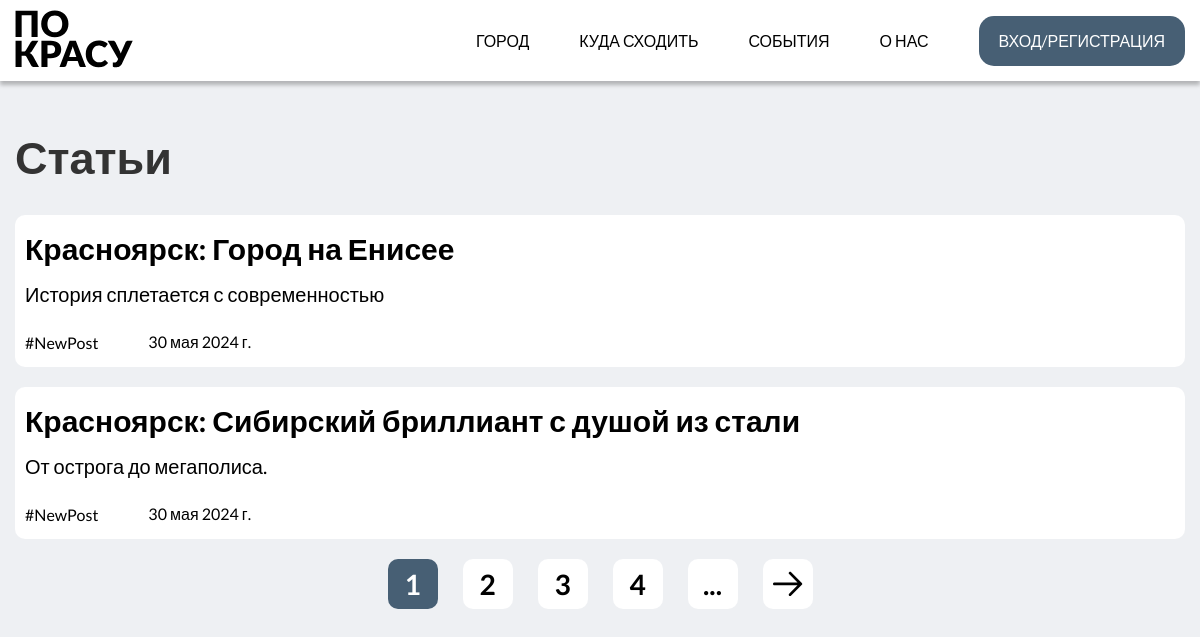
/articles/, run on an earlier commit of the app's database.
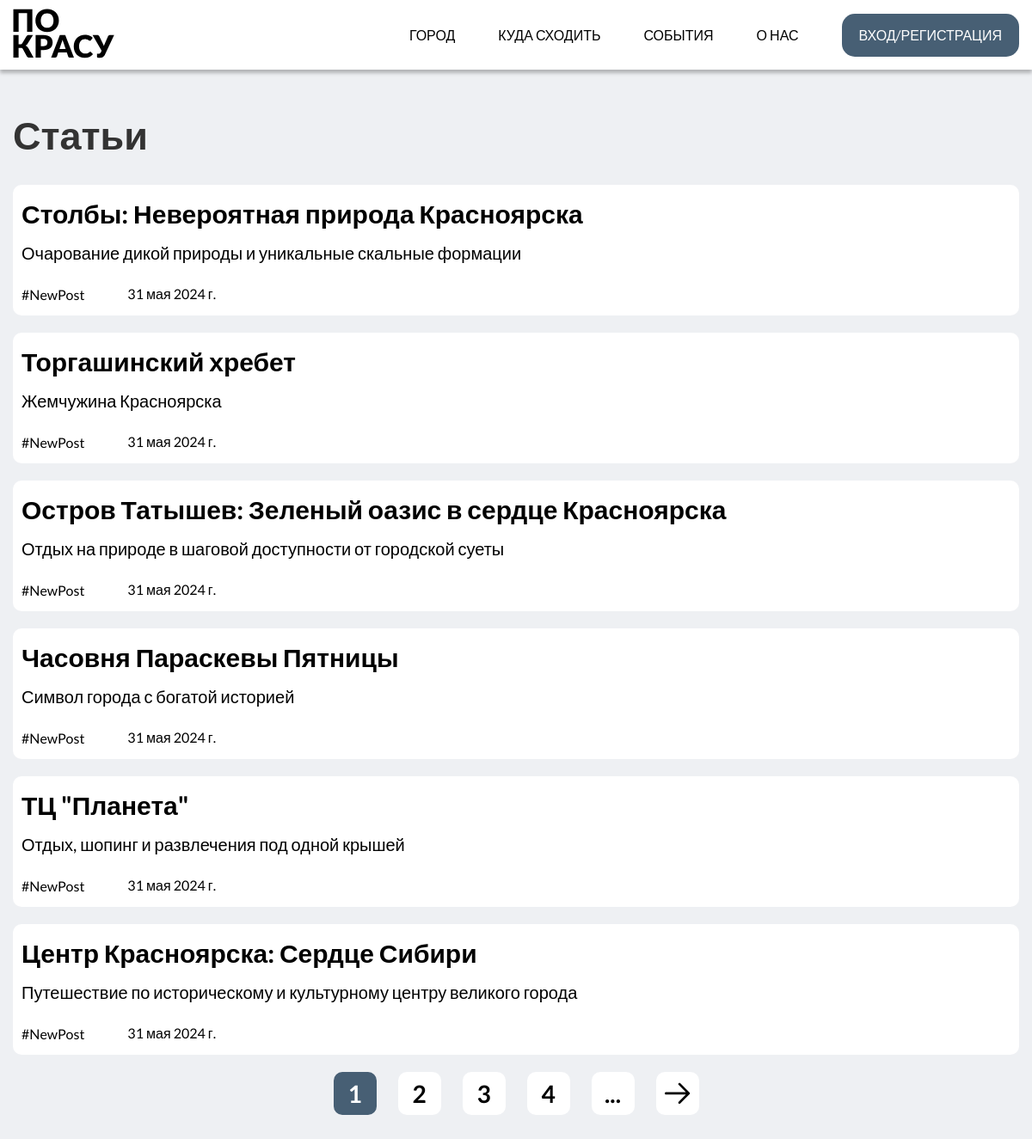
And on a later commit of the database.
### articles/models.py (models this page shows, shortened)
class Article(models.Model):
    id = models.AutoField(primary_key=True)
    title = models.CharField('Заголовок', max_length=200)
    subtitle = models.CharField('Подзаголовок', max_length=200)
    content = models.TextField('Текст статьи')
    date = models.DateField('Дата публикации', default=timezone.now)
    author = models.ForeignKey(User, on_delete=models.DO_NOTHING, null=True, blank=True)
    picture = models.ImageField(upload_to='articles/', null=True, blank=True)
    class Meta:
        verbose_name = 'Статья'
        verbose_name_plural = 'Статьи'

### articles/views.py (the view)
# urls.py: path('', views.index, name='articles'),
def index(request):
    articles = Article.objects.order_by('-date')
    return render(request, 'articles/articles_home.html', {'articles': articles})

### articles/templates/articles/articles_home.html (shortened to what this page needs)
{% load static %}
<!DOCTYPE html>
<html lang="ru">
<head>
    <link rel="stylesheet" href="{% static 'articles/css/style.css' %}">
</head>
<body>
    <header>
        <div class="wrapper">
            <div class="header">
                <a href="{% url 'main_page' %}"><img src="{% static 'main_page/img/logo.svg' %}" alt=""></a>
                <ul class="nav_menu">
                    <li><a href="{% url 'main_page' %}">Город</a></li>
                    <li><a href="{% url 'restaurants' %}">Куда сходить</a></li>
                    <li><a href="{% url 'articles' %}">События</a></li>
                    <li><a href="">О нас</a></li>
                    {% if user.is_authenticated %}
                        <li><a class="login_btn" href="{% url 'profile' %}">Профиль</a></li>
                    {% else %}
                        <li><a class="login_btn" href="{% url 'login' %}">Вход/Регистрация </a></li>
                    {% endif %}
                </ul>
            </div>
        </div>
    </header>
    <section id="blog">
        <div class="wrapper">
            <div class="blog_header">
                <h2>Статьи</h2>
            </div>
            <div class="blog">
                {% for el in articles %}
                    <a href="/articles/{{ el.id }}" class="post">
                    <h4>{{ el.title }}</h4>
                    <p>{{ el.subtitle }}</p>
                    <div class="post_footer">
                        <span class="teg">
                            #NewPost
                        </span>
                        <span class="date">
                            {{ el.date}}
                        </span>
                    </div>
                </a>
                {% endfor %}
                <div class="croshka">
                    <button class="active_btn">1</button>
                    <button>2</button>
                    <button>3</button>
                    <button>4</button>
                    <button>...</button>
                    <button><img src="{% static 'articles/img/arrow_right.svg' %}" alt=""></button>
                </div>
            </div>
        </div>
    </section>
</body>
</html>

What changed in the data, as far as the page shows it:
removed Article: title "Красноярск: Город на Енисее", subtitle "История сплетается с современностью", date "30 мая 2024 г."
removed Article: title "Красноярск: Сибирский бриллиант с душой из стали", subtitle "От острога до мегаполиса.", date "30 мая 2024 г."
added Article: title "Столбы: Невероятная природа Красноярска", subtitle "Очарование дикой природы и уникальные скальные формации", date "31 мая 2024 г."
added Article: title "Торгашинский хребет", subtitle "Жемчужина Красноярска", date "31 мая 2024 г."
added Article: title "Остров Татышев: Зеленый оазис в сердце Красноярска", subtitle "Отдых на природе в шаговой доступности от городской суеты", date "31 мая 2024 г."
added Article: title "Часовня Параскевы Пятницы", subtitle "Символ города с богатой историей", date "31 мая 2024 г."
added Article: title "ТЦ \"Планета\"", subtitle "Отдых, шопинг и развлечения под одной крышей", date "31 мая 2024 г."
added Article: title "Центр Красноярска: Сердце Сибири", subtitle "Путешествие по историческому и культурному центру великого города", date "31 мая 2024 г."
